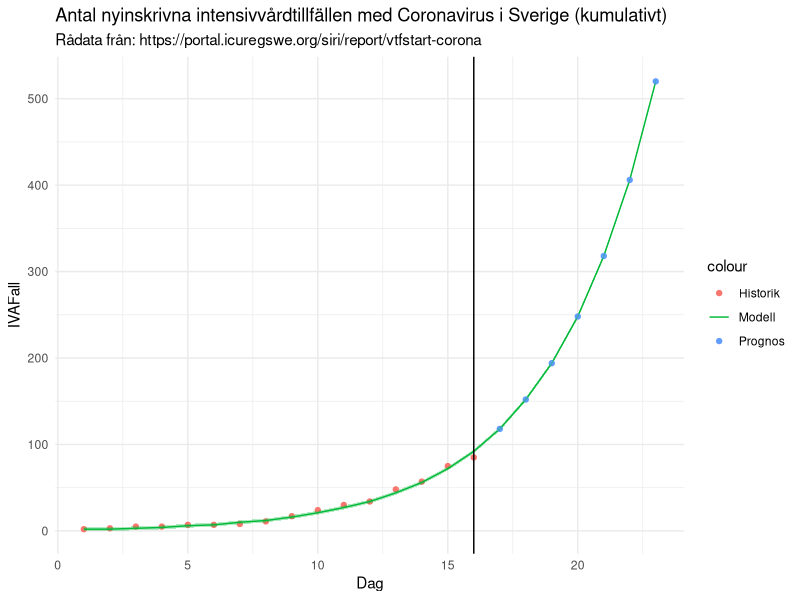

Reproduce this figure in R.
library(tidyverse)
library(lubridate)

# Helper function to show p-values
signif.num <- function(x) {
  symnum(x, corr = FALSE, na = FALSE, legend = FALSE,
         cutpoints = c(0, 0.001, 0.01, 0.05, 0.1, 1), 
         symbols = c("***", "**", "*", ".", " "))
}

# Daily data from: https://portal.icuregswe.org/siri/report/vtfstart-corona
data <- data.frame(Dag = 1:16, IVAFall = cumsum(c(2,1,2,0,2,0,1,3,6,7,6,4,14,9,18,10)))

# Assume exponential curve
model <- lm(log2(IVAFall) ~ Dag, data);

model_summary <- summary(model)

data$Model <- as.integer(2 ^ (data$Dag * model$coefficients[2] + model$coefficients[1]))

data$Prediction <- NA

# Predict next 7 days
for (d in 17:23) {
  data <- add_row(
    data,
    Dag=d,
    Prediction=as.integer(2 ^ (d * model$coefficients[2] + model$coefficients[1])),
    Model=as.integer(2 ^ (d * model$coefficients[2] + model$coefficients[1]))
  )
}

p_values <- sapply(model_summary$coefficients[,4],signif.num)

ggplot(data, aes(x=Dag)) +
  geom_point(aes(y=IVAFall, color="Historik")) +
  geom_line(aes(y=Model, color="Modell")) +
  geom_point(aes(y=Prediction, color="Prognos")) +
  geom_ribbon(
    aes(
      ymin = Model - 2 * 2^model_summary$sigma,
      ymax = Model + 2 * 2^model_summary$sigma,
      fill="Modell"
    ), alpha = 0.3, show.legend = FALSE) +
  scale_color_discrete(aesthetics = c("color", "fill")) +
  geom_vline(xintercept = 16) +
  theme_minimal() +
  ggtitle("Antal nyinskrivna intensivvårdtillfällen med Coronavirus i Sverige (kumulativt)",
    subtitle=paste(
      "Rådata från: https://portal.icuregswe.org/siri/report/vtfstart-corona"
    )
  )

